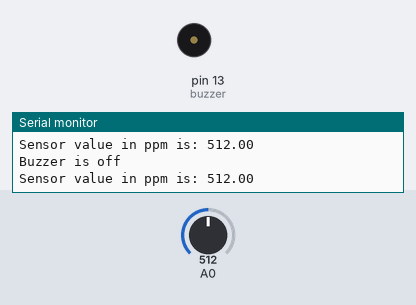
Bench run of a sketch on a simulated Arduino Uno, built with avr-gcc and run on an emulated ATmega328P. On the bench: buzzer (waves = sounding), the last lines printed to the serial monitor. The inputs (shaded band) are chosen by the test bench; at power-on: A0 = 512.

Above: at 1.2 s.
1.3 s: A0 set to 102
2.8 s: A0 set to 86
At 3.5 s:
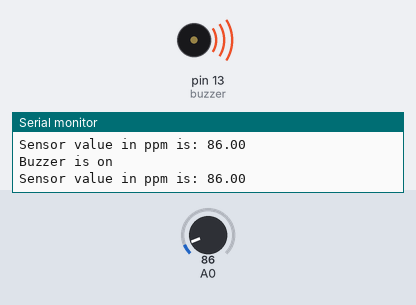
4.3 s: A0 set to 122
At 4.6 s:
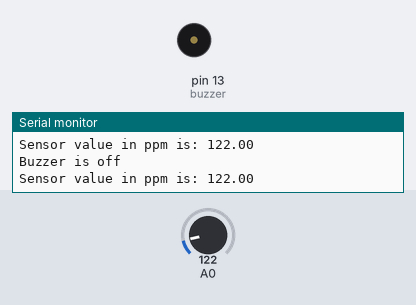
7.3 s: A0 set to 0
At 7.9 s:
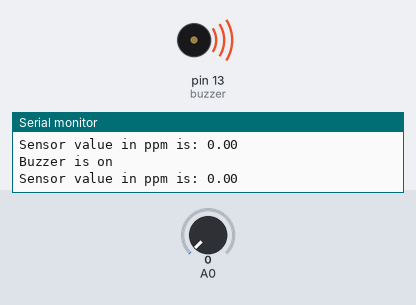
10.3 s: A0 set to 8
11.8 s: A0 set to 11
Timing chart, 0 to 14.8 s (numbered marks = the images above; inputs shaded):
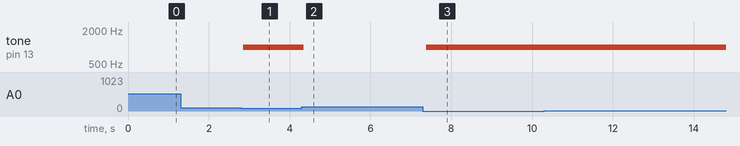

The sketch:

fire_alarm_system.ino
```cpp
float sensorValue;
float sensor_volt;
float RS_gas;
const int limited_ppm = 10;
const int buzzer = 13;
void setup() {
  pinMode(buzzer, OUTPUT);
  Serial.begin(9600);
}

void loop() {
  sensorValue = analogRead(A0);
  sensor_volt = sensorValue/1024*5.0;
  RS_gas = (5.0-sensor_volt)/sensor_volt;

  Serial.print("Sensor value in ppm is: ");
  Serial.println(sensorValue);

  if(RS_gas >= limited_ppm){
    tone(buzzer, 1000); // Send 1KHz sound signal...
    Serial.println("Buzzer is on");
  }
  if(RS_gas < limited_ppm){
    noTone(buzzer); // Stop sound
    Serial.println("Buzzer is off");
  }
}
```

Measured:
- the behaviour switches between 94 and 93 on A0 (found by bisection; images 0 and 1)
- after the input at 2.8 s, tone on pin 13 (buzzer): silent → 1000 Hz after 0.05 s
- after the input at 4.3 s, tone on pin 13 (buzzer): 1000 Hz → silent after 0.05 s
- after the input at 7.3 s, tone on pin 13 (buzzer): silent → 1000 Hz after 0.08 s
